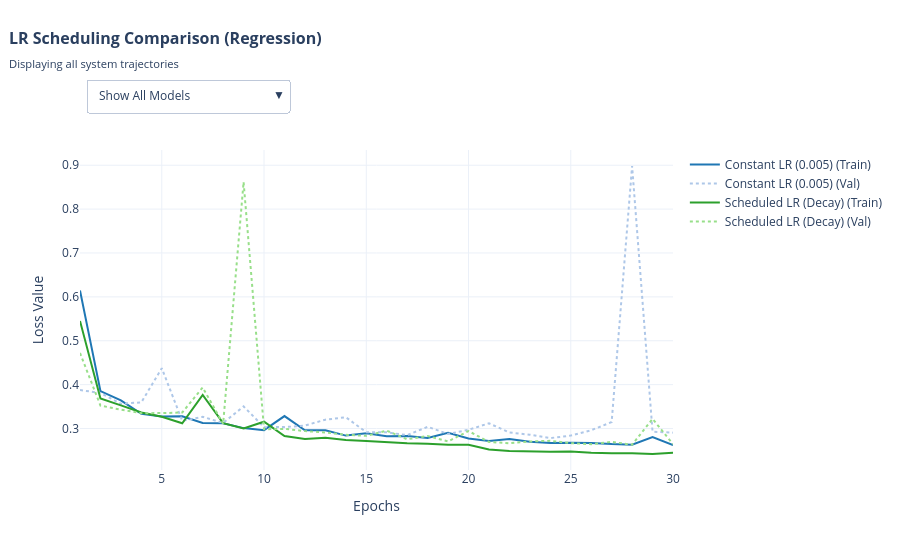
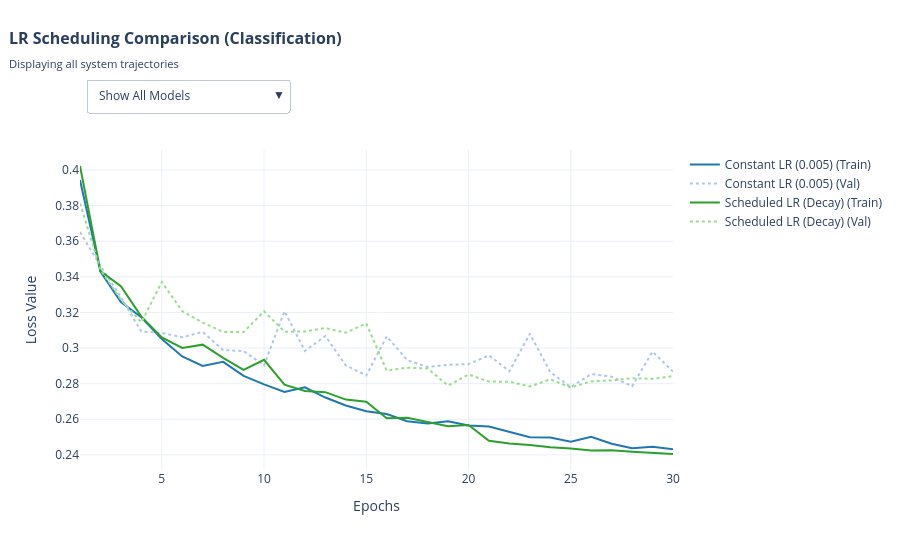

Source (notebook cell) for these figures, in order:
### Markdown cell above
### Trying Learning rate scheduling

### Code cell
# BLOCK: Trying Learning rate scheduling
import torch.optim as optim
import torch.nn as nn
from torch.utils.data import DataLoader, TensorDataset

# 1. Upgraded Helper Function to support LR Scheduling
def build_and_train_mlp(
    X_train_data, y_train_data, X_valid_data, y_valid_data,
    input_dim=8, hidden_layers=[64, 32], activation=nn.ReLU(), 
    optimizer_cls=optim.Adam, criterion=nn.MSELoss(), lr=0.001, 
    epochs=30, batch_size=32, weight_decay=0.0, output_activation=None,
    use_scheduler=False # NEW PARAMETER
):
    layers = []
    in_features = input_dim
    for num_neurons in hidden_layers:
        layers.append(nn.Linear(in_features, num_neurons))
        layers.append(activation)
        in_features = num_neurons
    
    layers.append(nn.Linear(in_features, 1))
    if output_activation:
        layers.append(output_activation)
        
    model = nn.Sequential(*layers).to(device)
    optimizer = optimizer_cls(model.parameters(), lr=lr, weight_decay=weight_decay)
    
    # NEW: Initialize StepLR Scheduler
    if use_scheduler:
        scheduler = optim.lr_scheduler.StepLR(optimizer, step_size=10, gamma=0.5)
        
    train_dataset = TensorDataset(X_train_data, y_train_data)
    train_loader = DataLoader(train_dataset, batch_size=batch_size, shuffle=True)
    history = {'loss': [], 'val_loss': []}
    
    for epoch in range(epochs):
        model.train()
        running_loss = 0.0
        for batch_x, batch_y in train_loader:
            batch_x, batch_y = batch_x.to(device), batch_y.to(device)
            optimizer.zero_grad()
            predictions = model(batch_x)
            loss = criterion(predictions, batch_y)
            loss.backward()
            optimizer.step()
            running_loss += loss.item() * batch_x.size(0)
            
        epoch_train_loss = running_loss / len(X_train_data)
        
        # NEW: Step the scheduler at the end of the epoch
        if use_scheduler:
            scheduler.step()
            
        model.eval()
        with torch.no_grad():
            val_preds = model(X_valid_data.to(device))
            epoch_val_loss = criterion(val_preds, y_valid_data.to(device)).item()
            
        history['loss'].append(epoch_train_loss)
        history['val_loss'].append(epoch_val_loss)
            
    return model, history

print("--- Experiment: Learning Rate Scheduling ---")
initial_lr = 0.005 # Elevated LR to demonstrate scheduling impact

# --- Regression ---
print("Training Regression (Constant LR)...")
reg_const, hist_reg_const = build_and_train_mlp(
    X_train_t, y_train_t, X_valid_t, y_valid_t, lr=initial_lr, epochs=30
)
with torch.no_grad(): test_loss_reg_const = nn.MSELoss()(reg_const(X_test_t.to(device)), y_test_t.to(device)).item()

print("Training Regression (Scheduled LR)...")
reg_sched, hist_reg_sched = build_and_train_mlp(
    X_train_t, y_train_t, X_valid_t, y_valid_t, lr=initial_lr, epochs=30, use_scheduler=True
)
with torch.no_grad(): test_loss_reg_sched = nn.MSELoss()(reg_sched(X_test_t.to(device)), y_test_t.to(device)).item()

# --- Classification ---
print("Training Classification (Constant LR)...")
cls_const, hist_cls_const = build_and_train_mlp(
    X_train_t, y_train_cls, X_valid_t, y_valid_cls, lr=initial_lr, epochs=30, criterion=nn.BCELoss(), output_activation=nn.Sigmoid()
)
with torch.no_grad():
    p = cls_const(X_test_t.to(device))
    test_loss_cls_const = nn.BCELoss()(p, y_test_cls.to(device)).item()
    test_acc_cls_const = ((p > 0.5).float() == y_test_cls.to(device)).float().mean().item()

print("Training Classification (Scheduled LR)...")
cls_sched, hist_cls_sched = build_and_train_mlp(
    X_train_t, y_train_cls, X_valid_t, y_valid_cls, lr=initial_lr, epochs=30, criterion=nn.BCELoss(), output_activation=nn.Sigmoid(), use_scheduler=True
)
with torch.no_grad():
    p_sched = cls_sched(X_test_t.to(device))
    test_loss_cls_sched = nn.BCELoss()(p_sched, y_test_cls.to(device)).item()
    test_acc_cls_sched = ((p_sched > 0.5).float() == y_test_cls.to(device)).float().mean().item()

# --- Visualization ---
sched_reg_exps = {
    'Constant LR (0.005)': {'history': hist_reg_const, 'test_loss': test_loss_reg_const},
    'Scheduled LR (Decay)': {'history': hist_reg_sched, 'test_loss': test_loss_reg_sched}
}
create_dynamic_evaluation_plot("LR Scheduling Comparison (Regression)", sched_reg_exps)

sched_cls_exps = {
    'Constant LR (0.005)': {'history': hist_cls_const, 'test_loss': test_loss_cls_const, 'test_metric': test_acc_cls_const},
    'Scheduled LR (Decay)': {'history': hist_cls_sched, 'test_loss': test_loss_cls_sched, 'test_metric': test_acc_cls_sched}
}
create_dynamic_evaluation_plot("LR Scheduling Comparison (Classification)", sched_cls_exps)

print("\n--- Final Test Metrics ---")
print(f"Regression     - Constant: {test_loss_reg_const:.4f} | Scheduled: {test_loss_reg_sched:.4f}")
print(f"Classification - Constant: {test_loss_cls_const:.4f} (Acc: {test_acc_cls_const*100:.2f}%) | Scheduled: {test_loss_cls_sched:.4f} (Acc: {test_acc_cls_sched*100:.2f}%)")

### Figure 1 — Plotly figure (JSON) as saved in the notebook; plotly's stock layout.template omitted (floating-point values rounded to 4 significant figures)
{"data": [{"line": {"color": "#1f77b4", "width": 2}, "mode": "lines", "name": "Constant LR (0.005) (Train)", "type": "scatter", "x": [1, 2, 3, 4, 5, 6, 7, 8, 9, 10, 11, 12, 13, 14, 15, 16, 17, 18, 19, 20, 21, 22, 23, 24, 25, 26, 27, 28, 29, 30], "y": [0.6145, 0.3852, 0.3641, 0.3335, 0.3271, 0.3278, 0.3125, 0.3121, 0.3009, 0.2963, 0.3283, 0.296, 0.2962, 0.2838, 0.2892, 0.2825, 0.2827, 0.2783, 0.29, 0.2773, 0.2714, 0.2762, 0.2699, 0.2672, 0.2677, 0.2672, 0.2646, 0.2632, 0.2804, 0.2625]}, {"line": {"color": "#aec7e8", "dash": "dot", "width": 2}, "mode": "lines", "name": "Constant LR (0.005) (Val)", "type": "scatter", "x": [1, 2, 3, 4, 5, 6, 7, 8, 9, 10, 11, 12, 13, 14, 15, 16, 17, 18, 19, 20, 21, 22, 23, 24, 25, 26, 27, 28, 29, 30], "y": [0.3876, 0.3811, 0.3564, 0.3596, 0.4374, 0.3174, 0.3266, 0.3128, 0.3502, 0.3031, 0.3032, 0.3067, 0.3201, 0.3257, 0.2916, 0.2912, 0.2849, 0.3039, 0.2876, 0.2972, 0.3118, 0.2909, 0.2858, 0.2781, 0.2839, 0.2961, 0.3147, 0.8982, 0.2927, 0.2906]}, {"line": {"color": "#2ca02c", "width": 2}, "mode": "lines", "name": "Scheduled LR (Decay) (Train)", "type": "scatter", "x": [1, 2, 3, 4, 5, 6, 7, 8, 9, 10, 11, 12, 13, 14, 15, 16, 17, 18, 19, 20, 21, 22, 23, 24, 25, 26, 27, 28, 29, 30], "y": [0.5452, 0.3684, 0.3527, 0.3366, 0.3269, 0.3118, 0.3763, 0.3121, 0.3001, 0.3155, 0.2828, 0.2759, 0.2789, 0.2738, 0.2713, 0.2684, 0.2663, 0.2652, 0.263, 0.2629, 0.252, 0.2488, 0.2477, 0.2472, 0.2479, 0.2446, 0.2437, 0.2438, 0.2419, 0.2448]}, {"line": {"color": "#98df8a", "dash": "dot", "width": 2}, "mode": "lines", "name": "Scheduled LR (Decay) (Val)", "type": "scatter", "x": [1, 2, 3, 4, 5, 6, 7, 8, 9, 10, 11, 12, 13, 14, 15, 16, 17, 18, 19, 20, 21, 22, 23, 24, 25, 26, 27, 28, 29, 30], "y": [0.4721, 0.3523, 0.3428, 0.335, 0.3351, 0.3365, 0.3935, 0.3106, 0.8618, 0.2983, 0.2992, 0.2941, 0.2911, 0.2857, 0.2833, 0.2952, 0.2756, 0.283, 0.2707, 0.2941, 0.2694, 0.2665, 0.2704, 0.272, 0.2666, 0.2643, 0.2696, 0.263, 0.322, 0.2644]}], "layout": {"height": 550, "margin": {"t": 150}, "title": {"font": {"size": 16}, "text": "<b>LR Scheduling Comparison (Regression)</b><br><sub>Displaying all system trajectories</sub>", "x": 0.01, "xanchor": "left", "y": 0.92, "yanchor": "top"}, "updatemenus": [{"buttons": [{"args": [{"visible": [true, true, true, true]}, {"title": "<b>LR Scheduling Comparison (Regression)</b><br><sub>Displaying all system trajectories</sub>"}], "label": "Show All Models", "method": "update"}, {"args": [{"visible": [true, true, false, false]}, {"title": "<b>LR Scheduling Comparison (Regression)</b><br><sub>Isolating: Constant LR (0.005) | Test Loss: 0.2876</sub>"}], "label": "Isolate: Constant LR (0.005)", "method": "update"}, {"args": [{"visible": [false, false, true, true]}, {"title": "<b>LR Scheduling Comparison (Regression)</b><br><sub>Isolating: Scheduled LR (Decay) | Test Loss: 0.2738</sub>"}], "label": "Isolate: Scheduled LR (Decay)", "method": "update"}], "direction": "down", "showactive": true, "x": 0.01, "xanchor": "left", "y": 1.12, "yanchor": "bottom"}], "xaxis": {"title": {"text": "Epochs"}}, "yaxis": {"title": {"text": "Loss Value"}}}}

### Figure 2 — Plotly figure (JSON) as saved in the notebook; plotly's stock layout.template omitted (floating-point values rounded to 4 significant figures)
{"data": [{"line": {"color": "#1f77b4", "width": 2}, "mode": "lines", "name": "Constant LR (0.005) (Train)", "type": "scatter", "x": [1, 2, 3, 4, 5, 6, 7, 8, 9, 10, 11, 12, 13, 14, 15, 16, 17, 18, 19, 20, 21, 22, 23, 24, 25, 26, 27, 28, 29, 30], "y": [0.3943, 0.3429, 0.3258, 0.3173, 0.305, 0.2953, 0.29, 0.2922, 0.2844, 0.2796, 0.2753, 0.278, 0.2722, 0.2678, 0.2645, 0.263, 0.2589, 0.2577, 0.2589, 0.2564, 0.2559, 0.253, 0.2499, 0.2498, 0.2474, 0.2502, 0.2463, 0.2437, 0.2445, 0.2431]}, {"line": {"color": "#aec7e8", "dash": "dot", "width": 2}, "mode": "lines", "name": "Constant LR (0.005) (Val)", "type": "scatter", "x": [1, 2, 3, 4, 5, 6, 7, 8, 9, 10, 11, 12, 13, 14, 15, 16, 17, 18, 19, 20, 21, 22, 23, 24, 25, 26, 27, 28, 29, 30], "y": [0.3651, 0.3462, 0.3285, 0.3093, 0.3085, 0.306, 0.3091, 0.2988, 0.2983, 0.2902, 0.3207, 0.2984, 0.3067, 0.2902, 0.2846, 0.3066, 0.2932, 0.2893, 0.2906, 0.291, 0.2959, 0.287, 0.308, 0.2864, 0.2781, 0.2853, 0.284, 0.2785, 0.298, 0.2868]}, {"line": {"color": "#2ca02c", "width": 2}, "mode": "lines", "name": "Scheduled LR (Decay) (Train)", "type": "scatter", "x": [1, 2, 3, 4, 5, 6, 7, 8, 9, 10, 11, 12, 13, 14, 15, 16, 17, 18, 19, 20, 21, 22, 23, 24, 25, 26, 27, 28, 29, 30], "y": [0.4022, 0.3432, 0.3347, 0.3176, 0.3059, 0.3001, 0.3019, 0.2945, 0.2877, 0.2934, 0.2794, 0.2759, 0.2752, 0.271, 0.2699, 0.2605, 0.2609, 0.2584, 0.2561, 0.2568, 0.2479, 0.2464, 0.2455, 0.2442, 0.2436, 0.2425, 0.2426, 0.2418, 0.2412, 0.2405]}, {"line": {"color": "#98df8a", "dash": "dot", "width": 2}, "mode": "lines", "name": "Scheduled LR (Decay) (Val)", "type": "scatter", "x": [1, 2, 3, 4, 5, 6, 7, 8, 9, 10, 11, 12, 13, 14, 15, 16, 17, 18, 19, 20, 21, 22, 23, 24, 25, 26, 27, 28, 29, 30], "y": [0.3812, 0.344, 0.3272, 0.3144, 0.3371, 0.3207, 0.3143, 0.3091, 0.3089, 0.3206, 0.3092, 0.3093, 0.3112, 0.3086, 0.3138, 0.2874, 0.289, 0.2885, 0.2789, 0.2851, 0.2812, 0.2811, 0.2784, 0.2824, 0.2778, 0.2813, 0.2818, 0.283, 0.2827, 0.2842]}], "layout": {"height": 550, "margin": {"t": 150}, "title": {"font": {"size": 16}, "text": "<b>LR Scheduling Comparison (Classification)</b><br><sub>Displaying all system trajectories</sub>", "x": 0.01, "xanchor": "left", "y": 0.92, "yanchor": "top"}, "updatemenus": [{"buttons": [{"args": [{"visible": [true, true, true, true]}, {"title": "<b>LR Scheduling Comparison (Classification)</b><br><sub>Displaying all system trajectories</sub>"}], "label": "Show All Models", "method": "update"}, {"args": [{"visible": [true, true, false, false]}, {"title": "<b>LR Scheduling Comparison (Classification)</b><br><sub>Isolating: Constant LR (0.005) | Test Loss: 0.2914 | Test Acc: 87.94%</sub>"}], "label": "Isolate: Constant LR (0.005)", "method": "update"}, {"args": [{"visible": [false, false, true, true]}, {"title": "<b>LR Scheduling Comparison (Classification)</b><br><sub>Isolating: Scheduled LR (Decay) | Test Loss: 0.2854 | Test Acc: 88.15%</sub>"}], "label": "Isolate: Scheduled LR (Decay)", "method": "update"}], "direction": "down", "showactive": true, "x": 0.01, "xanchor": "left", "y": 1.12, "yanchor": "bottom"}], "xaxis": {"title": {"text": "Epochs"}}, "yaxis": {"title": {"text": "Loss Value"}}}}
